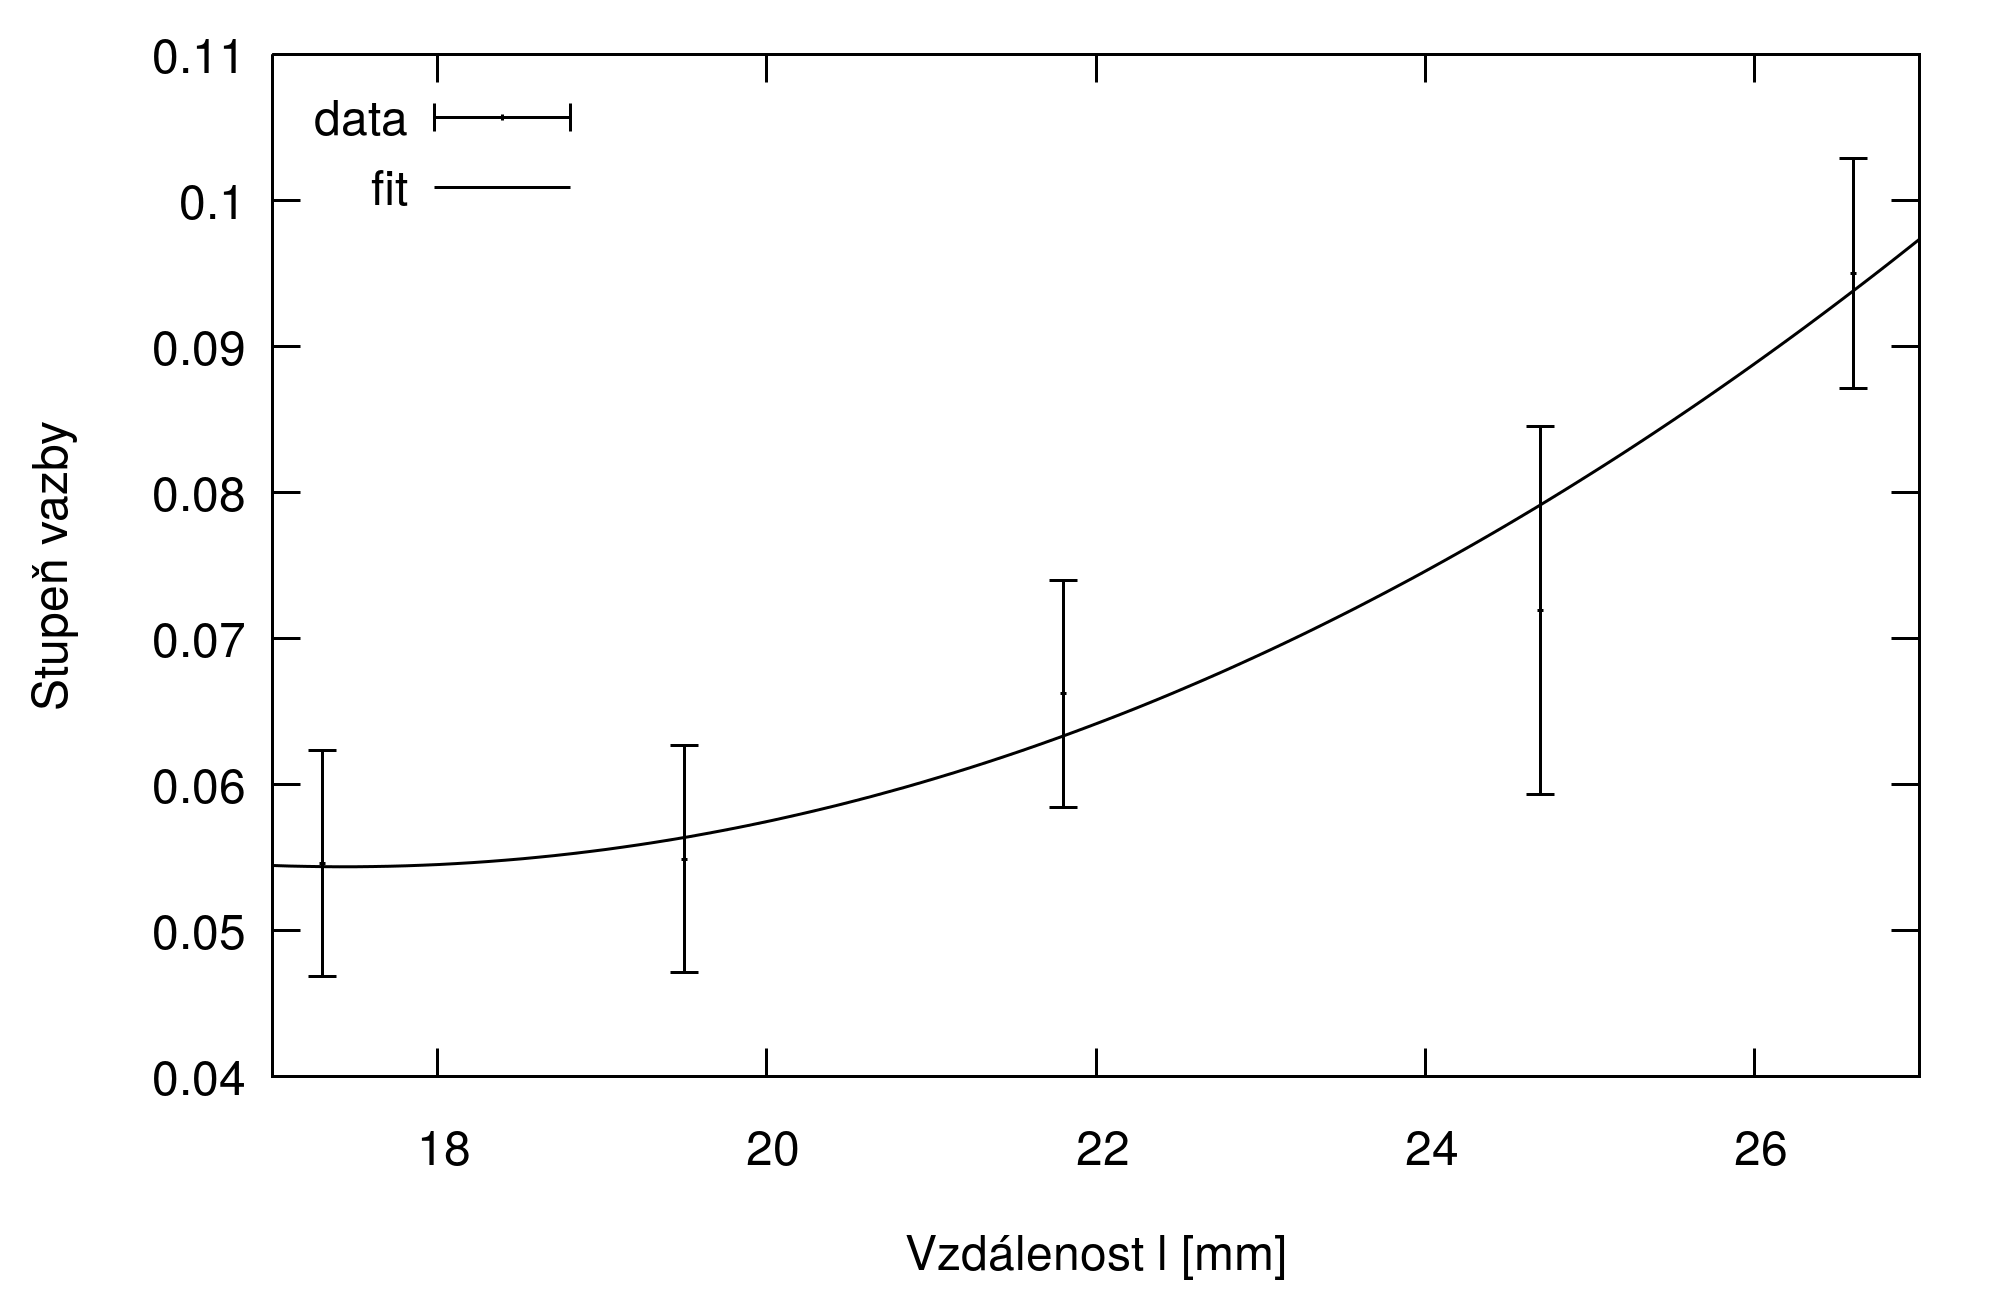

This chart was generated by the following gnuplot code:
set terminal pngcairo enhanced size 2000,1300 font 'Helvetica,36'  
set encoding utf8

set xlabel 'Vzdálenost l [mm]'
set ylabel 'Stupeň vazby'

set border lw 3

set key left top

f(x) = a*x*x + b*x + c

set output "graf.png"
fit f(x) 'data.txt' using 1:2:3 yerrors via a, b, c 
plot [17:27] [0.04:0.11] 'data.txt' using 1:2:3 lw 3 lc rgb "black" title "data" with yerrorbars, f(x) lw 3 lc rgb "black" title "fit"

set output
